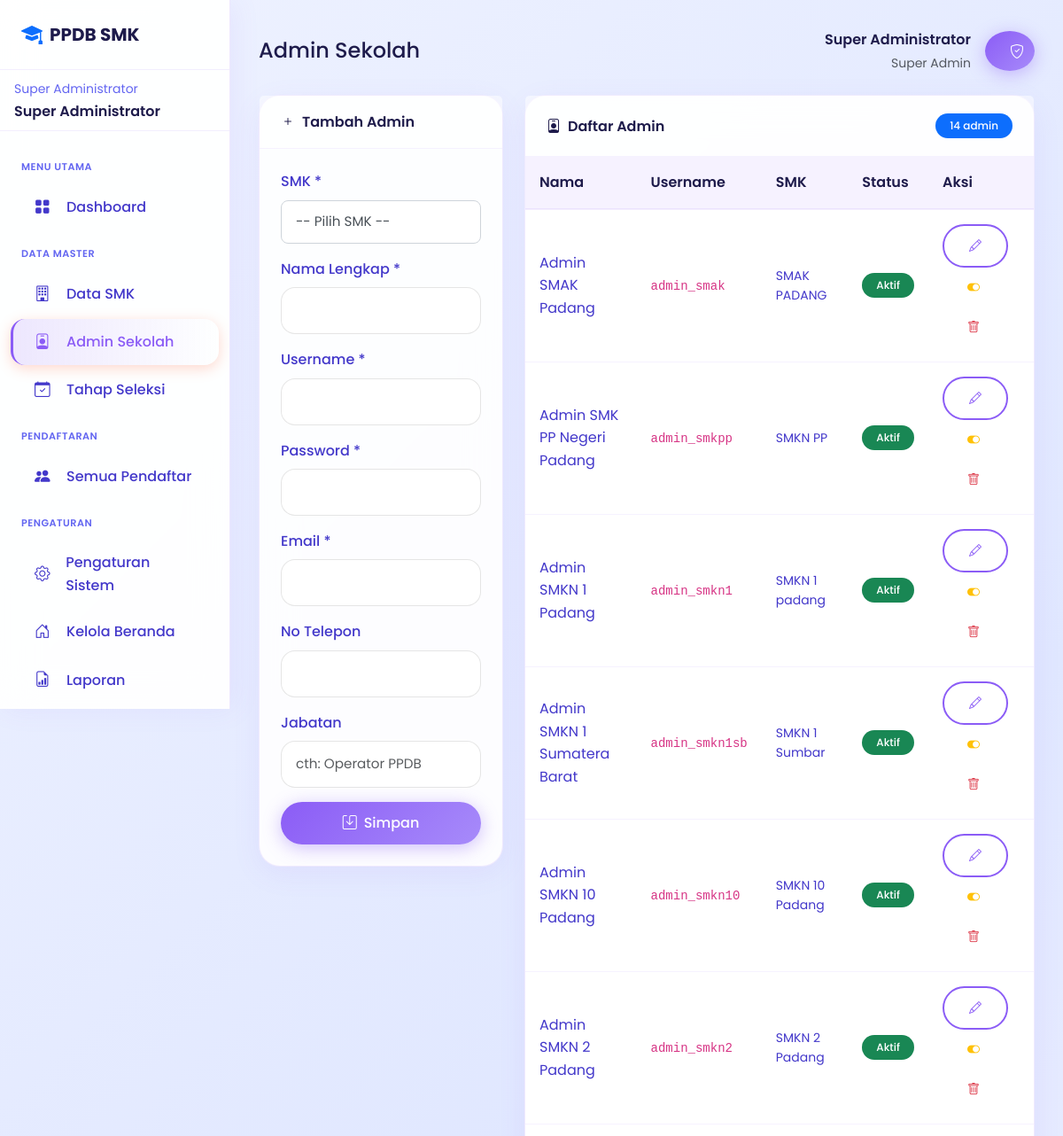
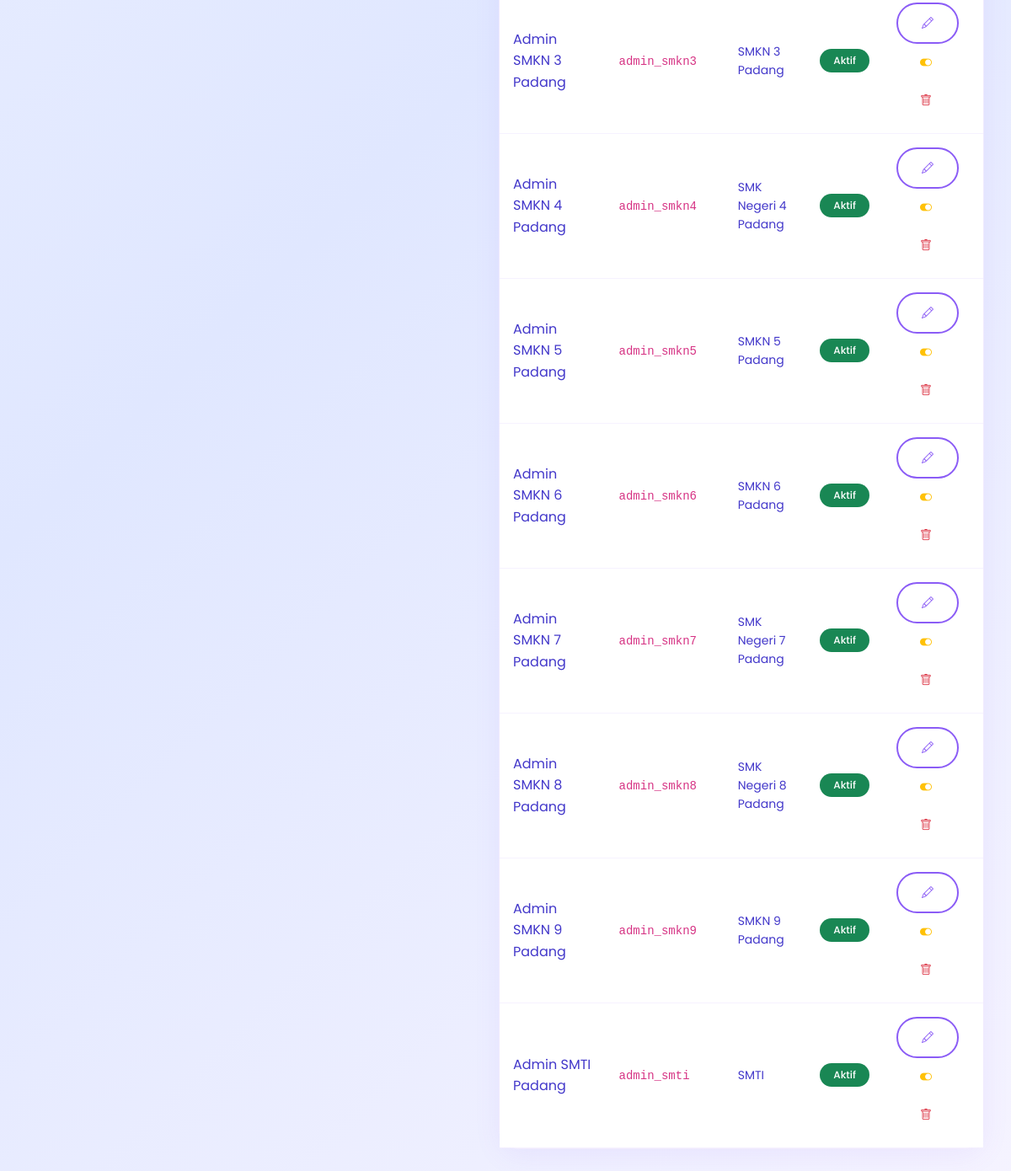
/superadmin/admin-sekolah.php (signed in), run on the app's committed database (2 pictures, top to bottom).
### tables this page shows
CREATE TABLE `tb_superadmin` (
  `id_superadmin` int(11) NOT NULL,
  `username` varchar(50) NOT NULL,
  `password` varchar(255) NOT NULL,
  `nama_lengkap` varchar(100) NOT NULL,
  `email` varchar(100) NOT NULL,
  `foto` varchar(255) DEFAULT NULL,
  `last_login` timestamp NULL DEFAULT NULL,
  `created_at` timestamp NOT NULL DEFAULT current_timestamp()
);

CREATE TABLE `tb_admin_sekolah` (
  `id_admin_sekolah` int(11) NOT NULL,
  `id_smk` int(11) NOT NULL,
  `username` varchar(50) NOT NULL,
  `password` varchar(255) NOT NULL,
  `nama_lengkap` varchar(100) NOT NULL,
  `email` varchar(100) NOT NULL,
  `no_telepon` varchar(20) DEFAULT NULL,
  `jabatan` varchar(50) DEFAULT NULL,
  `foto` varchar(255) DEFAULT NULL,
  `is_active` tinyint(1) DEFAULT 1,
  `last_login` timestamp NULL DEFAULT NULL,
  `created_at` timestamp NOT NULL DEFAULT current_timestamp(),
  `updated_at` timestamp NOT NULL DEFAULT current_timestamp() ON UPDATE current_timestamp()
);

CREATE TABLE `tb_smk` (
  `id_smk` int(11) NOT NULL,
  `npsn` varchar(20) NOT NULL,
  `nama_sekolah` varchar(200) NOT NULL,
  `alamat` text NOT NULL,
  `kelurahan` varchar(100) DEFAULT NULL,
  `kecamatan` varchar(100) DEFAULT NULL,
  `kode_pos` varchar(10) DEFAULT NULL,
  `latitude` decimal(10,8) NOT NULL,
  `longitude` decimal(11,8) NOT NULL,
  `telepon` varchar(20) DEFAULT NULL,
  `email` varchar(100) DEFAULT NULL,
  `website` varchar(150) DEFAULT NULL,
  `jumlah_siswa` int(11) NOT NULL,
  `jumlah_guru` int(11) NOT NULL,
  `nama_kepsek` varchar(100) NOT NULL,
  `foto_utama` varchar(225) NOT NULL,
  `foto_tambahan` varchar(225) NOT NULL,
  `deskripsi` text NOT NULL
);

### config/database.php (called while the page is built, shortened)
<?php
class Database {
    private static $instance = null;
    private $connection;
    private function __construct() {
        try {
            $dsn = "mysql:host=" . DB_HOST . ";dbname=" . DB_NAME . ";charset=" . DB_CHARSET;
            $options = [
                PDO::ATTR_ERRMODE => PDO::ERRMODE_EXCEPTION,
                PDO::ATTR_DEFAULT_FETCH_MODE => PDO::FETCH_ASSOC,
                PDO::ATTR_EMULATE_PREPARES => false,
                PDO::MYSQL_ATTR_INIT_COMMAND => "SET NAMES " . DB_CHARSET
            ];
            $this->connection = new PDO($dsn, DB_USER, DB_PASS, $options);
        } catch (PDOException $e) {
            die("Koneksi database gagal: " . $e->getMessage());
        }
    }
    public static function getInstance() {
        if (self::$instance === null) {
            self::$instance = new self();
        }
        return self::$instance;
    }
    public function query($sql, $params = []) {
        try {
            $stmt = $this->connection->prepare($sql);
            $stmt->execute($params);
            return $stmt;
        } catch (PDOException $e) {
            error_log("Database Query Error: " . $e->getMessage());
            throw $e;
        }
    }
    public function fetchAll($sql, $params = []) {
        $stmt = $this->query($sql, $params);
        return $stmt->fetchAll();
    }
    public function fetch($sql, $params = []) {
        $stmt = $this->query($sql, $params);
        return $stmt->fetch();
    }
}
function db() {
    return Database::getInstance();
}

### config/session.php (called while the page is built, shortened)
<?php
class Session {
    public static function get($key, $default = null) {
        return $_SESSION[$key] ?? $default;
    }
    public static function getUserId() {
        return self::get('user_id');
    }
}

### config/functions.php (called while the page is built, shortened)
<?php
require_once __DIR__ . '/database.php';
function truncate($text, $length = 100, $suffix = '...')
{
    if (strlen($text) <= $length) {
        return $text;
    }
    return substr($text, 0, $length) . $suffix;
}

### superadmin/admin-sekolah.php (the view, shortened to what this page needs)
<?php
$pageTitle = 'Admin Sekolah';
require_once 'includes/header.php';
$adminList = db()->fetchAll(
    "SELECT a.*, s.nama_sekolah FROM tb_admin_sekolah a
     LEFT JOIN tb_smk s ON a.id_smk = s.id_smk
     ORDER BY a.nama_lengkap"
);
$editData = null;
?>
<div class="row g-4">
    <div class="col-lg-4">
        <div class="card">
            <div class="card-header">
                <h6 class="mb-0"><i
                        class="bi bi-<?= $editData ? 'pencil' : 'plus' ?> me-2"></i><?= $editData ? 'Edit' : 'Tambah' ?>
                    Admin</h6>
            </div>
            <div class="card-body">
                <form method="POST">
                    <div class="mb-3">
                        <label class="form-label">SMK *</label>
                        <select name="id_smk" class="form-select" required>
                            <option value="">-- Pilih SMK --</option>
                        </select>
                    </div>
                    <div class="mb-3">
                        <label class="form-label">Nama Lengkap *</label>
                        <input type="text" name="nama_lengkap" class="form-control" required
                            value="<?= htmlspecialchars($editData['nama_lengkap'] ?? '') ?>">
                    </div>
                    <div class="mb-3">
                        <label class="form-label">Username *</label>
                        <input type="text" name="username" class="form-control" required
                            value="<?= htmlspecialchars($editData['username'] ?? '') ?>">
                    </div>
                    <div class="mb-3">
                        <label class="form-label">Password
                            <?= $editData ? '(kosongkan jika tidak diubah)' : '*' ?></label>
                        <input type="password" name="password" class="form-control" <?= $editData ? '' : 'required' ?>>
                    </div>
                    <div class="mb-3">
                        <label class="form-label">Email *</label>
                        <input type="email" name="email" class="form-control" required
                            value="<?= htmlspecialchars($editData['email'] ?? '') ?>">
                    </div>
                    <div class="mb-3">
                        <label class="form-label">No Telepon</label>
                        <input type="text" name="no_telepon" class="form-control"
                            value="<?= htmlspecialchars($editData['no_telepon'] ?? '') ?>">
                    </div>
                    <div class="mb-3">
                        <label class="form-label">Jabatan</label>
                        <input type="text" name="jabatan" class="form-control" placeholder="cth: Operator PPDB"
                            value="<?= htmlspecialchars($editData['jabatan'] ?? '') ?>">
                    </div>
                    <div class="d-grid gap-2">
                        <button type="submit" class="btn btn-primary"><i
                                class="bi bi-save me-2"></i><?= $editData ? 'Update' : 'Simpan' ?></button>
                    </div>
                </form>
            </div>
        </div>
    </div>
    <div class="col-lg-8">
        <div class="card">
            <div class="card-header d-flex justify-content-between align-items-center">
                <h6 class="mb-0"><i class="bi bi-person-badge me-2"></i>Daftar Admin</h6>
                <span class="badge bg-primary"><?= count($adminList) ?> admin</span>
            </div>
            <div class="card-body p-0">
                <div class="table-responsive">
                    <table class="table table-hover mb-0">
                        <thead>
                            <tr>
                                <th>Nama</th>
                                <th>Username</th>
                                <th>SMK</th>
                                <th>Status</th>
                                <th>Aksi</th>
                            </tr>
                        </thead>
                        <tbody>
                            <?php foreach ($adminList as $admin): ?>
                                <tr>
                                    <td><?= htmlspecialchars($admin['nama_lengkap']) ?></td>
                                    <td><code><?= $admin['username'] ?></code></td>
                                    <td class="small"><?= htmlspecialchars(truncate($admin['nama_sekolah'] ?? '-', 25)) ?>
                                    </td>
                                    <td>
                                        <?php if ($admin['is_active']): ?>
                                            <span class="badge bg-success">Aktif</span>
                                        <?php else: ?>
                                            <span class="badge bg-secondary">Nonaktif</span>
                                        <?php endif; ?>
                                    </td>
                                    <td>
                                        <a href="?edit=<?= $admin['id_admin_sekolah'] ?>"
                                            class="btn btn-sm btn-outline-primary"><i class="bi bi-pencil"></i></a>
                                        <a href="?toggle=<?= $admin['id_admin_sekolah'] ?>"
                                            class="btn btn-sm btn-outline-warning"><i
                                                class="bi bi-toggle-<?= $admin['is_active'] ? 'on' : 'off' ?>"></i></a>
                                        <a href="?delete=<?= $admin['id_admin_sekolah'] ?>"
                                            class="btn btn-sm btn-outline-danger"
                                            onclick="return confirm('Hapus admin ini?')"><i class="bi bi-trash"></i></a>
                                    </td>
                                </tr>
                            <?php endforeach; ?>
                        </tbody>
                    </table>
                </div>
            </div>
        </div>
    </div>
</div>
<?php require_once 'includes/footer.php'; ?>

### superadmin/includes/header.php (shortened to what this page needs)
<?php
require_once dirname(__DIR__, 2) . '/config/database.php';
require_once dirname(__DIR__, 2) . '/config/functions.php';
require_once dirname(__DIR__, 2) . '/config/session.php';
$superadminId = Session::getUserId();
$superadmin = db()->fetch("SELECT * FROM tb_superadmin WHERE id_superadmin = ?", [$superadminId]);
$currentPage = basename($_SERVER['PHP_SELF'], '.php');
$currentDir = basename(dirname($_SERVER['PHP_SELF']));
?>
<!DOCTYPE html>
<html lang="id">
<head>
    <link href="https://cdn.jsdelivr.net/npm/bootstrap@5.3.2/dist/css/bootstrap.min.css" rel="stylesheet">
    <link href="https://cdn.jsdelivr.net/npm/bootstrap-icons@1.11.1/font/bootstrap-icons.css" rel="stylesheet">
    <link rel="stylesheet" href="<?= SITE_URL ?>/assets/css/style.css?v=<?= time() ?>">
</head>
<body>
    <aside class="sidebar">
        <div class="sidebar-header">
            <a href="<?= SITE_URL ?>" class="sidebar-brand">
                <i class="bi bi-mortarboard-fill text-primary"></i>
                PPDB SMK
            </a>
        </div>
        <div class="px-3 py-2 border-bottom border-subtle">
            <small class="text-muted">Super Administrator</small>
            <div class="fw-semibold text-truncate"><?= htmlspecialchars($superadmin['nama_lengkap']) ?></div>
        </div>
        <nav class="sidebar-menu">
            <div class="sidebar-menu-label">Menu Utama</div>
            <a href="<?= SITE_URL ?>/superadmin/index.php" class="sidebar-link <?= $currentPage === 'index' && $currentDir === 'superadmin' ? 'active' : '' ?>">
                <i class="bi bi-grid-fill"></i>
                <span>Dashboard</span>
            </a>
            <div class="sidebar-menu-label">Data Master</div>
            <a href="<?= SITE_URL ?>/superadmin/sekolah.php" class="sidebar-link <?= $currentPage === 'sekolah' ? 'active' : '' ?>">
                <i class="bi bi-building"></i>
                <span>Data SMK</span>
            </a>
            <a href="<?= SITE_URL ?>/superadmin/admin-sekolah.php" class="sidebar-link <?= $currentPage === 'admin-sekolah' ? 'active' : '' ?>">
                <i class="bi bi-person-badge"></i>
                <span>Admin Sekolah</span>
            </a>
            <a href="<?= SITE_URL ?>/superadmin/jalur.php" class="sidebar-link <?= $currentPage === 'jalur' ? 'active' : '' ?>">
                <i class="bi bi-calendar-check"></i>
                <span>Tahap Seleksi</span>
            </a>
            <div class="sidebar-menu-label">Pendaftaran</div>
            <a href="<?= SITE_URL ?>/superadmin/pendaftar.php" class="sidebar-link <?= $currentPage === 'pendaftar' ? 'active' : '' ?>">
                <i class="bi bi-people-fill"></i>
                <span>Semua Pendaftar</span>
            </a>
            <div class="sidebar-menu-label">Pengaturan</div>
            <a href="<?= SITE_URL ?>/superadmin/pengaturan.php" class="sidebar-link <?= $currentPage === 'pengaturan' ? 'active' : '' ?>">
                <i class="bi bi-gear"></i>
                <span>Pengaturan Sistem</span>
            </a>
            <a href="<?= SITE_URL ?>/superadmin/beranda.php" class="sidebar-link <?= $currentPage === 'beranda' ? 'active' : '' ?>">
                <i class="bi bi-house-door"></i>
                <span>Kelola Beranda</span>
            </a>
            <a href="<?= SITE_URL ?>/superadmin/laporan.php" class="sidebar-link <?= $currentPage === 'laporan' ? 'active' : '' ?>">
                <i class="bi bi-file-earmark-bar-graph"></i>
                <span>Laporan</span>
            </a>
            <div class="sidebar-menu-label">Akun</div>
        </nav>
    </aside>
    <main class="main-content">
        <div class="d-flex justify-content-between align-items-center mb-4">
            <div>
                <h4 class="mb-0 d-inline"><?= $pageTitle ?? 'Dashboard' ?></h4>
            </div>
            <div class="d-flex align-items-center gap-3">
                <div class="text-end d-none d-md-block">
                    <div class="fw-semibold"><?= htmlspecialchars($superadmin['nama_lengkap']) ?></div>
                    <small class="text-muted">Super Admin</small>
                </div>
                <div class="dropdown">
                    <button class="btn btn-primary rounded-circle" data-bs-toggle="dropdown" style="width:45px;height:45px;">
                        <i class="bi bi-shield-check"></i>
                    </button>
                </div>
            </div>
        </div>

### data on the page
tb_superadmin: nama_lengkap "Super Administrator"
tb_admin_sekolah: nama_lengkap "Admin SMAK Padang", username "admin_smak", id_smk.nama_sekolah "SMAK PADANG", is_active "Aktif"
tb_admin_sekolah: nama_lengkap "Admin SMK PP Negeri Padang", username "admin_smkpp", id_smk.nama_sekolah "SMKN PP", is_active "Aktif"
tb_admin_sekolah: nama_lengkap "Admin SMKN 1 Padang", username "admin_smkn1", id_smk.nama_sekolah "SMKN 1 padang", is_active "Aktif"
tb_admin_sekolah: nama_lengkap "Admin SMKN 1 Sumatera Barat", username "admin_smkn1sb", id_smk.nama_sekolah "SMKN 1 Sumbar", is_active "Aktif"
tb_admin_sekolah: nama_lengkap "Admin SMKN 10 Padang", username "admin_smkn10", id_smk.nama_sekolah "SMKN 10 Padang", is_active "Aktif"
tb_admin_sekolah: nama_lengkap "Admin SMKN 2 Padang", username "admin_smkn2", id_smk.nama_sekolah "SMKN 2 Padang", is_active "Aktif"
tb_admin_sekolah: nama_lengkap "Admin SMKN 3 Padang", username "admin_smkn3", id_smk.nama_sekolah "SMKN 3 Padang", is_active "Aktif"
tb_admin_sekolah: nama_lengkap "Admin SMKN 4 Padang", username "admin_smkn4", id_smk.nama_sekolah "SMK Negeri 4 Padang", is_active "Aktif"
tb_admin_sekolah: nama_lengkap "Admin SMKN 5 Padang", username "admin_smkn5", id_smk.nama_sekolah "SMKN 5 Padang", is_active "Aktif"
tb_admin_sekolah: nama_lengkap "Admin SMKN 6 Padang", username "admin_smkn6", id_smk.nama_sekolah "SMKN 6 Padang", is_active "Aktif"
tb_admin_sekolah: nama_lengkap "Admin SMKN 7 Padang", username "admin_smkn7", id_smk.nama_sekolah "SMK Negeri 7 Padang", is_active "Aktif"
tb_admin_sekolah: nama_lengkap "Admin SMKN 8 Padang", username "admin_smkn8", id_smk.nama_sekolah "SMK Negeri 8 Padang", is_active "Aktif"
tb_admin_sekolah: nama_lengkap "Admin SMKN 9 Padang", username "admin_smkn9", id_smk.nama_sekolah "SMKN 9 Padang", is_active "Aktif"
tb_admin_sekolah: nama_lengkap "Admin SMTI Padang", username "admin_smti", id_smk.nama_sekolah "SMTI", is_active "Aktif"

### other printed values
$pageTitle "Admin Sekolah"
count($adminList) "14"
